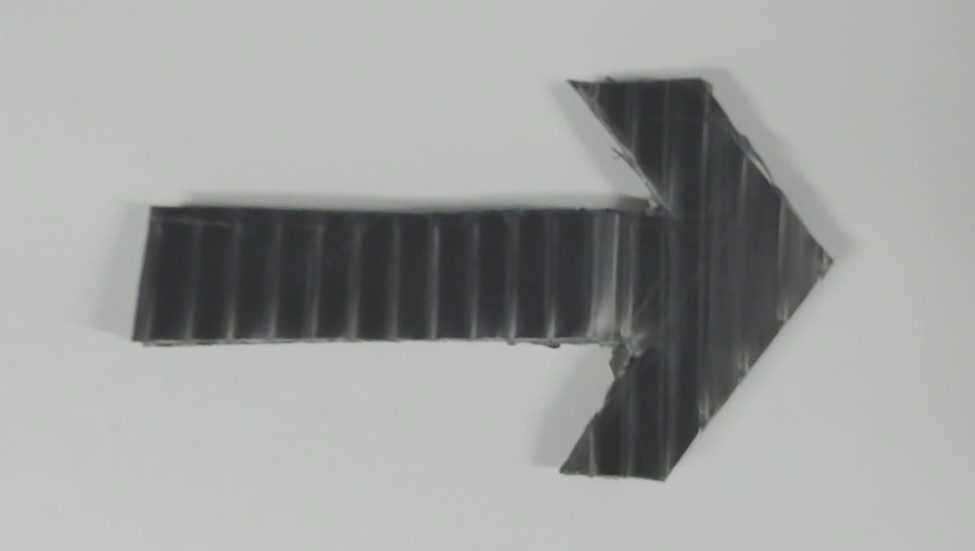
#> input picture arrow.jpeg, 975 x 551 px
$ python crosscorrelation_test.py
#> lines starting #> are read from the running program, lines starting #| are printed output that depends on the picture; after the words box and inside, x2 and y2 are one past the last pixel; in counts of white or black regions, pixels touching at a corner belong together
import cv2
import numpy as np

# Load the reference image and convert to grayscale
ref_image = cv2.imread('arrow.jpeg', cv2.IMREAD_GRAYSCALE)
#> ref_image: shape (551, 975); min 46, max 199, mean 159.1

# Check if reference image is loaded
if ref_image is None:
    print("Error: Reference image not found!")
    exit()

# Apply binary thresholding to the reference image
_, ref_thresh = cv2.threshold(ref_image, 150, 255, cv2.THRESH_BINARY)
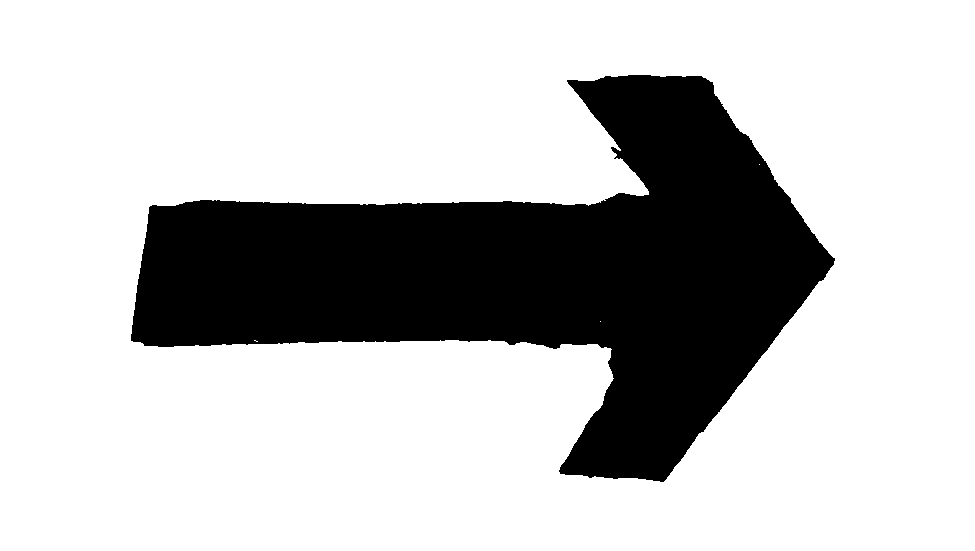
#> ref_thresh: shape (551, 975); 76.1% white; 1 black region, box (x1, y1, x2, y2) and area: (131, 75, 835, 482) 128517

# Perform Canny edge detection on the thresholded reference image
ref_edges = cv2.Canny(ref_thresh, 50, 150)
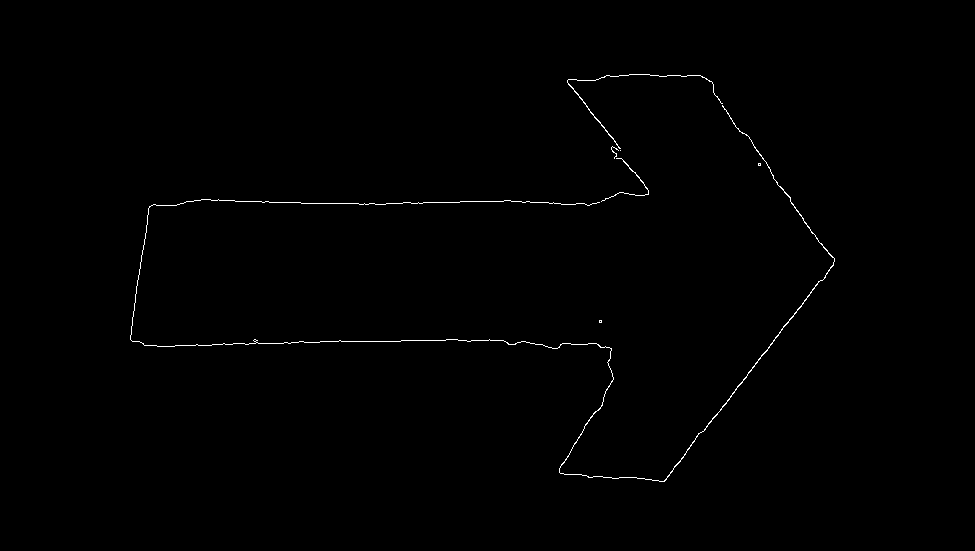
#> ref_edges: shape (551, 975); 0.43% white in thin lines or dots, all inside (x1, y1, x2, y2) = (130, 74, 835, 482)

# Open the video stream from the webcam
#> (the run stopped early here; a loop or call above may not have finished)

$ run again, with cup_and_bottle_detection3.png saved as arrow.jpeg
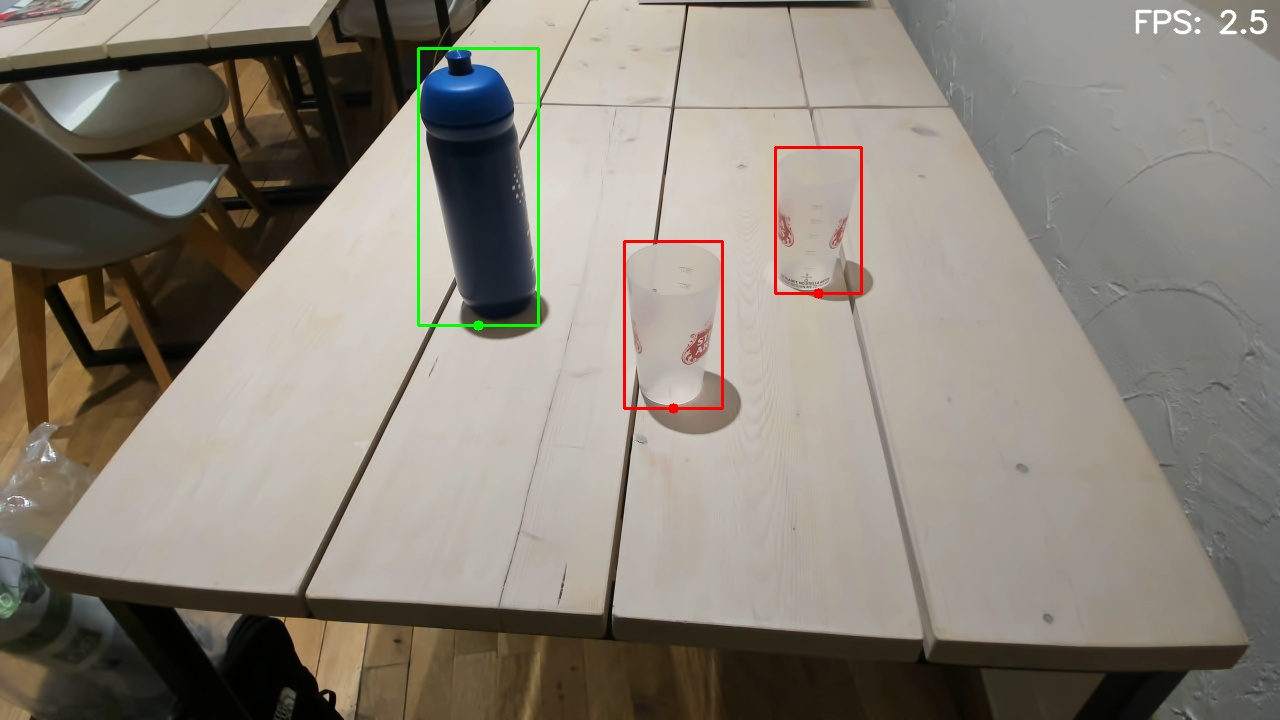
#> input picture cup_and_bottle_detection3.png, 1280 x 720 px
#> `_, ref_thresh = cv2.threshold(ref_image, 150, 255, cv2.THRESH_BINARY)`:
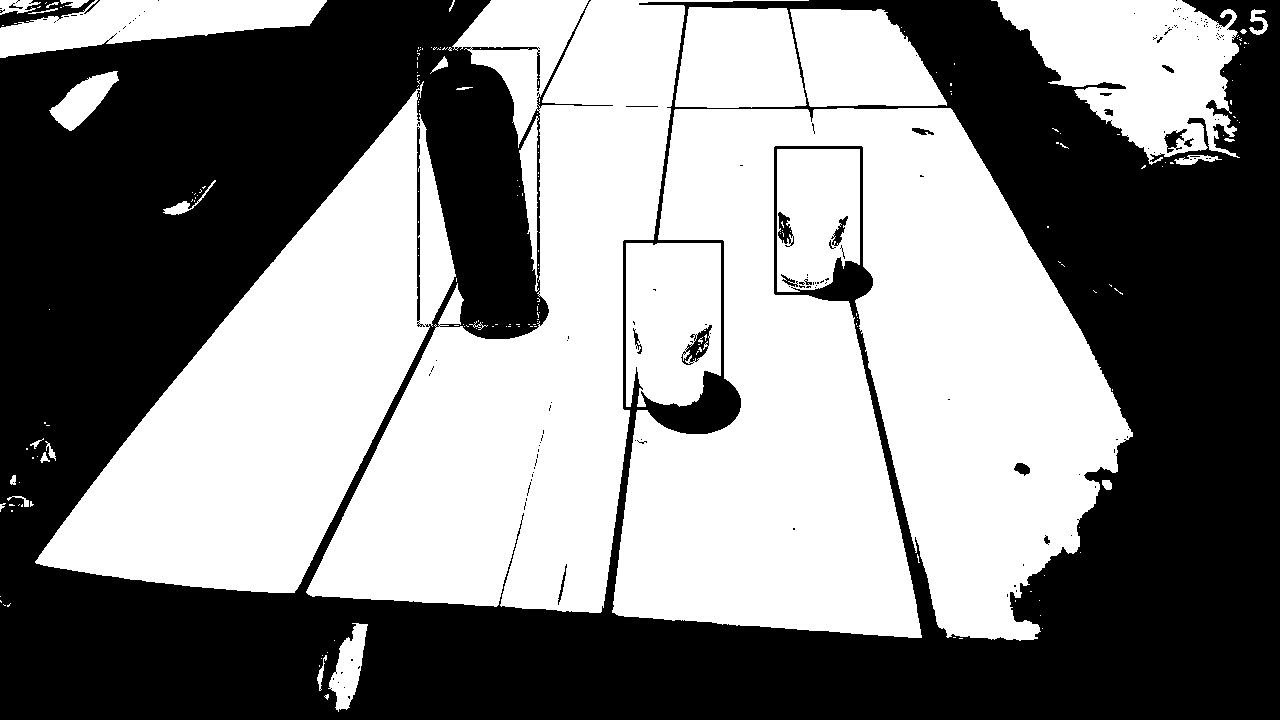
#> ref_thresh: shape (720, 1280); 51.7% white; 163 black regions (142 under 20 px), largest, box (x1, y1, x2, y2) and area: (0, 0, 1280, 720) 441229, (0, 0, 95, 28) 1036, (417, 127, 425, 327) 567
#> `ref_edges = cv2.Canny(ref_thresh, 50, 150)`:
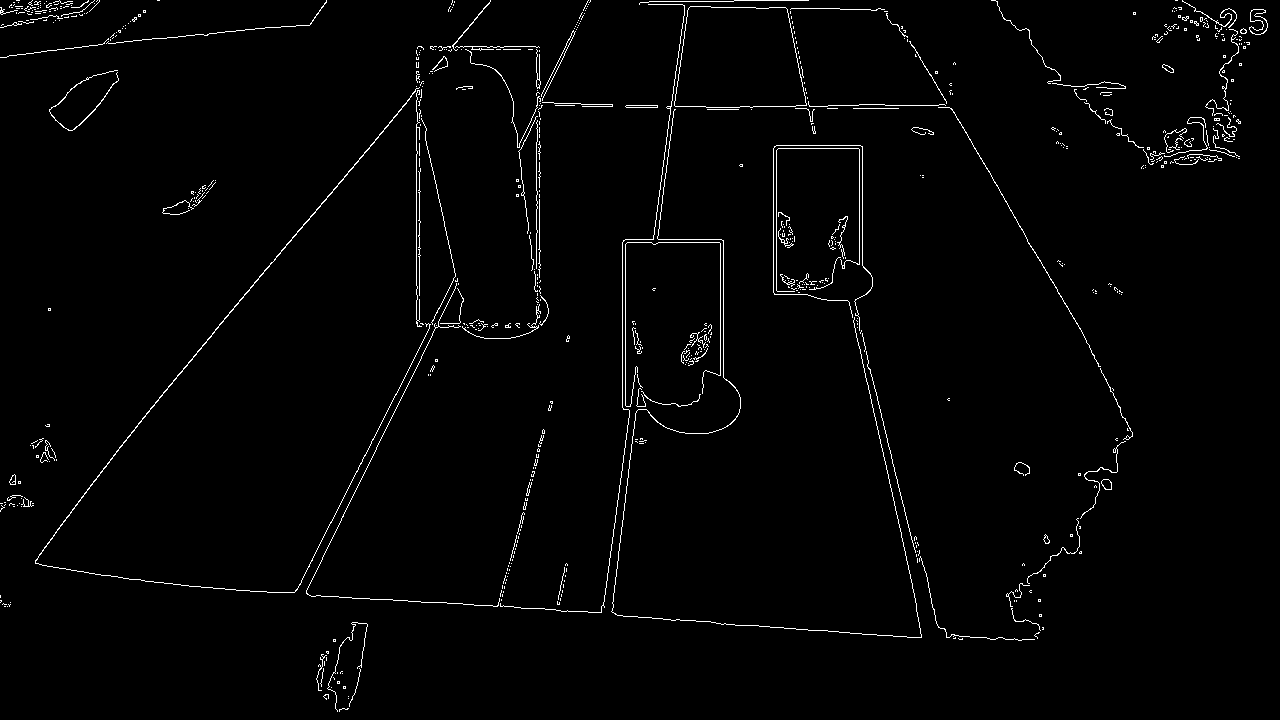
#> ref_edges: shape (720, 1280); 1.7% white in thin lines or dots
